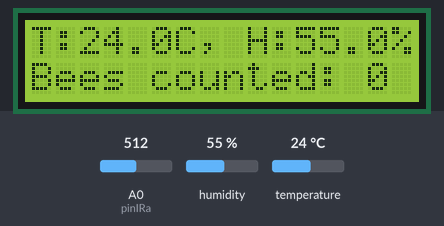
Simulated run of this sketch. Board: Arduino Uno, built with avr-gcc and run on an emulated ATmega328P. Shown: 16×2 character LCD. The test bench sets the inputs (shaded band); at power-on: A0 (pinIRa) = 512, humidity 55 %, temperature 24 °C. What the sketch prints to the serial monitor is not drawn.

Above: at 3.3 s.
3.4 s: A0 (pinIRa) set to 485
At 4.3 s:
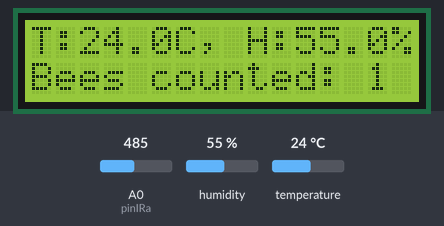
6.8 s: humidity set to 22 %
At 9.7 s:
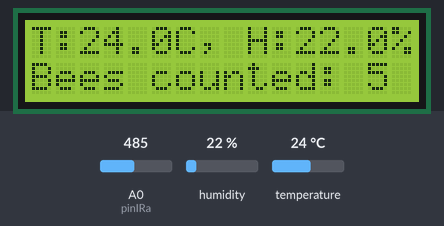
10.9 s: temperature set to 12 °C
At 14.2 s:
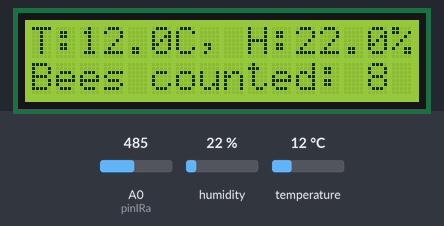
16.4 s: humidity set to 40 %
At 19.8 s:
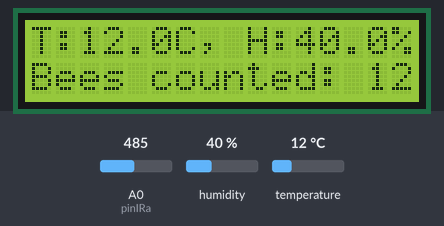
21.9 s: A0 (pinIRa) set to 510
23.8 s: A0 (pinIRa) set to 490
At 25.6 s:
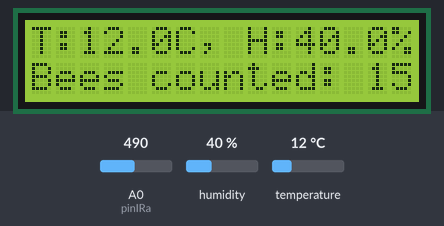
Timing chart, 0 to 27.1 s (numbered marks = the images above; inputs shaded):
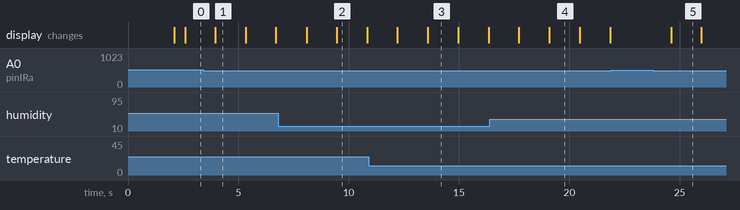

The sketch:

beehive_monitoing.ino
```cpp
/*
This code monitors beehive conditions and activity, ensuring accurate readings of temperature and humidity
using a DHT sensor with error validation. It displays data in real time on an LCD and via
the Serial Monitor. Bee activity is tracked using an IR sensor that detects passing bees based on
infrared light changes, with adjustable sensitivity.
Ideal for beekeepers, it provides an easy way to monitor hive conditions
and bee movements on both a screen and a computer.
*/

#include <LiquidCrystal_I2C.h>
#include "DHT.h"

// Pin definitions for DHT sensor and IR sensor
#define DHTPIN 4         // Pin for DHT11 sensor data
#define DHTTYPE DHT11    // Define the type of DHT sensor
const int pinIRa = A0;    // Analog pin for the IR sensor's analog output

// Initialize the LCD and DHT sensor
LiquidCrystal_I2C lcd(0x27, 16, 2);
DHT dht(DHTPIN, DHTTYPE);

// Variables to store IR sensor readings and bee count
int IRvalueA = 0;
int objectCount = 0;                 // Counter for detected bees

void setup() {

  Serial.begin(9600);

  lcd.init();
  lcd.backlight();

  dht.begin();

  pinMode(pinIRa, INPUT);

  lcd.setCursor(0, 0);
  lcd.print("Beehive Check!");
  lcd.setCursor(0, 1);
  lcd.print("Starting...");
  delay(2000);
  lcd.clear();

  Serial.println("-----------------------------------------");
  Serial.println("   Beehive Monitoring System Initialized");
  Serial.println("-----------------------------------------");
}

void loop() {
  // Read temperature and humidity from the DHT sensor
  float humidity = dht.readHumidity();
  float temperature = dht.readTemperature();

  // Validate sensor readings
  if (isnan(humidity) || isnan(temperature)) {
    Serial.println("Error: Failed to read from DHT sensor!");
    lcd.clear();
    lcd.setCursor(0, 0);
    lcd.print("Read Error");
    delay(2000);
    return;
  }

  // Print temperature and humidity to Serial Monitor
  Serial.println("-----------------------------------------");
  Serial.println("Temperature and Humidity Readings:");
  Serial.println("-----------------------------------------");
  Serial.print("Temperature (C): ");
  Serial.println(temperature, 2);
  Serial.print("Humidity (%): ");
  Serial.println(humidity, 2);

  // Read the analog value from the IR sensor
  IRvalueA = analogRead(pinIRa);

  // Print IR sensor readings to Serial Monitor
  Serial.println("-----------------------------------------");
  Serial.println("IR Sensor Status:");
  Serial.println("-----------------------------------------");
  Serial.print("IR Sensor Value: ");
  Serial.println(IRvalueA);

  // Check if a bee is detected based on the IR sensor value
  if (IRvalueA < 500) {
    objectCount++;
    Serial.println("Status: Bee Detected!");
  } else {
    Serial.println("Status: No Bee Detected!");
  }

  // Print the total bee count to Serial Monitor
  Serial.print("Total Bee Count: ");
  Serial.println(objectCount);
  Serial.println("-----------------------------------------");
  Serial.println();

  // Display temperature, humidity, and bee count on the LCD
  lcd.clear();
  lcd.setCursor(0, 0);
  lcd.print("T:");
  lcd.print(temperature, 1);
  lcd.print("C, H:");
  lcd.print(humidity, 1);
  lcd.print("%");
  lcd.setCursor(0, 1);
  lcd.print("Bees counted: ");
  lcd.print(objectCount);

  delay(1000);
}
```

Measured:
- after the input at 3.4 s, the display: changes after 0.55 s (image 1)
- after the input at 21.9 s, every drawn part: stays the same
- after the input at 23.8 s, the display: changes after 0.81 s (image 5)
- what the display in image 1 shows lasts 1.3 s, from 4.0 s to 5.3 s
